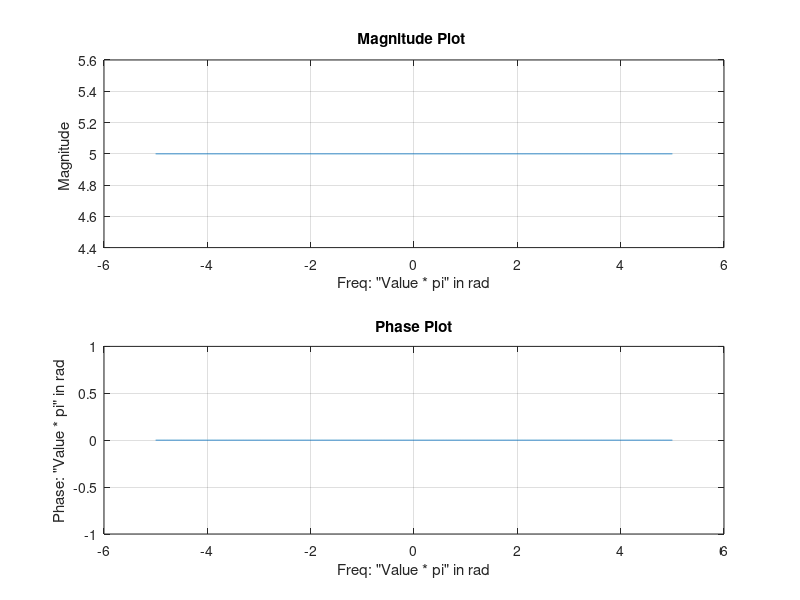

MATLAB code for this plot:
% Calculation of Discrete Time Fourier Transform

loop=1;
while (loop==1)
   clc;
	disp('FINDING DISCRETE TIME FOURIER TRANSFORM')
	disp('  ');
	num=input('Enter the Sequence = ');
%	den=input('Enter the Denominator Coefficients = ');
    den=1;
	N=input('No. of periods to be displayed = ');
	w=-N*pi:0.001*pi:N*pi;
    h=freqz(num,den,w);
%   figure(2)
	subplot(2,1,1);
	plot(w/pi,abs(h));
	title('Magnitude Plot ');
	xlabel('Freq: "Value * pi" in rad');
	ylabel('Magnitude ');
    grid
%   figure(2)
	subplot(2,1,2);
	plot(w/pi,angle(h)/pi);
	zoom;
	title('Phase Plot');
	xlabel('Freq: "Value * pi" in rad');
	ylabel('Phase: "Value * pi" in rad');
	grid
    disp('  ');
    disp('Press a key to Continue...');
    pause
    disp(' ')
   choice=input('DO YOU WANT TO CONTINUE TO FIND DISCRETE TIME FOURIER TRANSFORM...?(Y/N)= ','s');
   switch upper(choice)
   case 'Y',
      loop=1;
   otherwise
      loop=0;
   end
end
